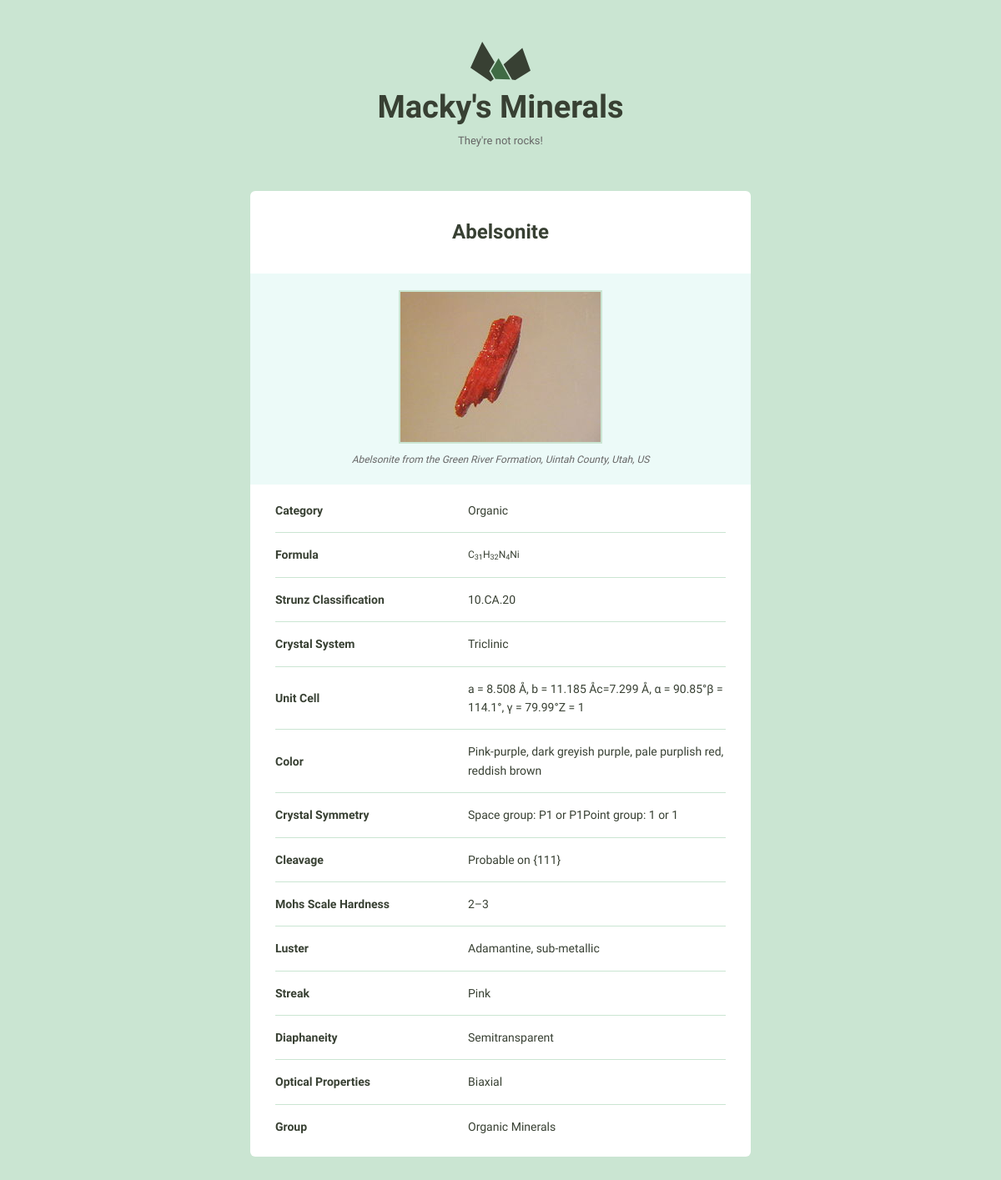
Page /detail/1/ on the committed database.
### minerals/models.py (models this page shows, shortened)
class Mineral(models.Model):
    name = models.CharField(max_length=255)
    image_filename = models.CharField(max_length=255, blank=True)
    image_caption = models.CharField(max_length=255, blank=True)
    category = models.CharField(max_length=255, blank=True)
    formula = models.CharField(max_length=255, blank=True)
    strunz_classification = models.CharField(max_length=255, blank=True)
    crystal_system = models.CharField(max_length=255, blank=True)
    unit_cell = models.CharField(max_length=255, blank=True)
    color = models.CharField(max_length=255, blank=True)
    crystal_symmetry = models.CharField(max_length=255, blank=True)
    cleavage = models.CharField(max_length=255, blank=True)
    mohs_scale_hardness = models.CharField(max_length=255, blank=True)
    luster = models.CharField(max_length=255, blank=True)
    streak = models.CharField(max_length=255, blank=True)
    diaphaneity = models.CharField(max_length=255, blank=True)
    optical_properties = models.CharField(max_length=255, blank=True)
    refractive_index = models.CharField(max_length=255,  blank=True)
    crystal_habit = models.CharField(max_length=255, blank=True)
    specific_gravity = models.CharField(max_length=255, blank=True)
    group = models.CharField(max_length=255, blank=True)

### minerals/views.py (the view)
# urls.py: url(r'detail/(?P<pk>\d+)/$', views.detail, name='detail'),
def detail(request, pk):
    mineral = get_object_or_404(Mineral, pk=pk)
    return render(request, 'detail.html', {'mineral': mineral})

### minerals/templates/detail.html (shortened to what this page needs)
{% extends "layout.html" %}
{% block content %}
    <div class="bounds bounds--small">
      <div class="grid-100">
        <a href="/">
          <h1 class="logo__name text-centered">Macky's Minerals</h1>
        </a>
        <p class="logo__text text-centered">They're not rocks!</p>
      </div>
    <div class="grid-100 mineral__container">
      <h1 class="mineral__name">{{ mineral.name|title }}</h1>
      <div class="mineral__image-bg">
        <img class="mineral__image" src="/static/images/{{ mineral.name }}.jpg")>
        <p class="mineral__caption">{{ mineral.image_caption }}</p>
      </div>
      <div class="mineral__table-container">
        <table class="mineral__table">
        {% if mineral.category %}
          <tr>
            <td class="mineral__category">{{ "category"|title }}</td>
            <td>{{ mineral.category }}</td>
          </tr>
        {% endif %}
        {% if mineral.formula %}
          <tr>
            <td class="mineral__category">{{ "formula"|title }}</td>
            <td class="mineral__formula">{{ mineral.formula|safe }}</td>
          </tr>
          {% endif %}
          {% if mineral.strunz_classification %}
          <tr>
            <td class="mineral__category">{{ "strunz classification"|title }}</td>
            <td>{{ mineral.strunz_classification }}</td>
          </tr>
          {% endif %}
          {% if mineral.crystal_system %}
          <tr>
            <td class="mineral__category">{{ "crystal system"|title }}</td>
            <td>{{ mineral.crystal_system }}</td>
          </tr>
          {% endif %}
          {% if mineral.unit_cell %}
          <tr>
            <td class="mineral__category">{{ "unit cell"|title }}</td>
            <td>{{ mineral.unit_cell }}</td>
          </tr>
          {% endif %}
          {% if mineral.color %}
          <tr>
            <td class="mineral__category">{{ "color"|title }}</td>
            <td>{{ mineral.color }}</td>
          </tr>
          {% endif %}
          {% if mineral.crystal_symmetry %}
          <tr>
            <td class="mineral__category">{{ "crystal symmetry"|title }}</td>
            <td>{{ mineral.crystal_symmetry }}</td>
          </tr>
          {% endif %}
          {% if mineral.cleavage %}
          <tr>
            <td class="mineral__category">{{ "cleavage"|title }}</td>
            <td>{{ mineral.cleavage }}</td>
          </tr>
          {% endif %}
          {% if mineral.mohs_scale_hardness %}
          <tr>
            <td class="mineral__category">{{ "mohs scale hardness"|title }}</td>
            <td>{{ mineral.mohs_scale_hardness }}</td>
          </tr>
          {% endif %}
          {% if mineral.luster %}
          <tr>
            <td class="mineral__category">{{ "luster"|title }}</td>
            <td>{{ mineral.luster }}</td>
          </tr>
          {% endif %}
          {% if mineral.streak %}
          <tr>
            <td class="mineral__category">{{ "streak"|title }}</td>
            <td>{{ mineral.streak }}</td>
          </tr>
          {% endif %}
          {% if mineral.diaphaneity %}
          <tr>
            <td class="mineral__category">{{ "diaphaneity"|title }}</td>
            <td>{{ mineral.diaphaneity }}</td>
          </tr>
          {% endif %}
          {% if mineral.optical_properties %}
          <tr>
            <td class="mineral__category">{{ "optical properties"|title }}</td>
            <td>{{ mineral.optical_properties }}</td>
          </tr>
          {% endif %}
          {% if mineral.group %}
          <tr>
            <td class="mineral__category">{{ "group"|title }}</td>
            <td>{{ mineral.group }}</td>
          </tr>
          {% endif %}
        </table>
      </div>
    </div>
  </div>
{% endblock %}

### minerals/templates/layout.html (shortened to what this page needs)
<!DOCTYPE html>
<html lang="en">
<head>
    <link rel="stylesheet" href="/static/css/global.css">
</head>
<body>
  {% block content %}
  {% endblock %}
</body>
</html>

### minerals/static/css/global.css (style rules this page uses)
html { font-family: sans-serif; -ms-text-size-adjust: 100%; -webkit-text-size-adjust: 100%; }
body { margin: 0; }
a { background-color: transparent; }
h1 { font-size: 2em; margin: 0.67em 0; }
sub { font-size: 75%; line-height: 0; position: relative; vertical-align: baseline; bottom: -0.25em; }
img { border: 0; }
svg:not(:root) { overflow: hidden; }
table { border-collapse: collapse; border-spacing: 0; }
td, th { padding: 0; }
html { font-size: 62.5%; }
body { background-color: #CAE5D2; font-size: 1.5em; line-height: 1.6; font-weight: 400; font-family: "Cousine"; color: #666; }
.bounds { max-width: 800px; margin: 0 auto; padding: 50px 0 150px; overflow: hidden; }
.bounds--small { max-width: 600px; padding: 50px 10px 150px; }
.grid, .grid-5, .grid-10, .grid-15, .grid-20, .grid-25, .grid-30, .grid-33, .grid-35, .grid-40, .grid-45, .grid-50, .grid-55, .grid-60, .grid-65, .grid-66, .grid-70, .grid-75, .grid-80, .grid-90, .grid-95, .grid-100 { float: left; box-sizing: border-box; position: relative; }
.grid-100 { width: 100%; padding: 0 15px; }
h1, h2, h3, h4, h5, h6 { margin-top: 0; margin-bottom: 2rem; font-weight: bold; font-family: "Work Sans", sans-serif; color: #384033; }
h1 { font-size: 3.8rem; }
@media (min-width: 550px) { h1 { font-size: 3.8rem; } }
p { margin-top: 0; font-size: 1.6rem; }
a { color: #689b98; text-decoration: none; -webkit-transition: color 0.2s; -moz-transition: color 0.2s; -ms-transition: color 0.2s; -o-transition: color 0.2s; transition: color 0.2s; }
th, td { padding: 15px; text-align: left; border-bottom: 1px solid #e1e1e1; }
th:first-child, td:first-child { padding-left: 0; }
th:last-child, td:last-child { padding-right: 0; }
table, p, ul { margin-bottom: 2.5rem; }
.text-centered { text-align: center; }
.logo { display: block; fill: #384033; position: relative; margin: 0 auto; width: 72px; }
.logo__name { margin-bottom: 0; }
.logo__text { margin-bottom: 50px; font-size: 13px; }
.mineral__container { background-color: #fff; border-radius: 6px; list-style: none; padding: 0; text-align: center; }
.mineral__name { display: block; width: 100%; margin: 0; font-size: 24px; padding: 30px 0 30px 0; }
.mineral__image { display: block; margin: 0 auto; border: solid 2px #CAE5D2; }
.mineral__image-bg { background-color: #ecfaf8; padding: 20px 0; }
.mineral__caption { font-size: 12px; font-style: italic; padding: 10px 0 0 0; margin: 0; }
.mineral__table { font-size: 14px; color: #384033; }
.mineral__table td { border-color: #CAE5D2; }
.mineral__table tr:last-of-type td { border-bottom: none; padding-bottom: 0; }
.mineral__table-container { padding: 5px 30px 0; }
.mineral__category { font-weight: bold; width: 40%; }
.mineral__formula { font-size: 12px; }

### rows in the picture
Mineral: name "Abelsonite", name (picture), image_caption "Abelsonite from the Green River Formation, Uintah County, Utah, US", category "Organic", formula "C 31 H 32 N 4 Ni", strunz_classification "10.CA.20", crystal_system "Triclinic", unit_cell "a = 8.508 Å, b = 11.185 Åc=7.299 Å, α = 90.85°β = 114.1°, γ = 79.99°Z = 1", color "Pink-purple, dark greyish purple, pale purplish red, reddish brown", crystal_symmetry "Space group: P1 or P1Point group: 1 or 1", cleavage "Probable on {111}", mohs_scale_hardness "2–3", luster "Adamantine, sub-metallic", streak "Pink", diaphaneity "Semitransparent", optical_properties "Biaxial", group "Organic Minerals"

### other values in the picture
{{ "category"|title }} "Category"
{{ "formula"|title }} "Formula"
{{ "strunz classification"|title }} "Strunz Classification"
{{ "crystal system"|title }} "Crystal System"
{{ "unit cell"|title }} "Unit Cell"
{{ "color"|title }} "Color"
{{ "crystal symmetry"|title }} "Crystal Symmetry"
{{ "cleavage"|title }} "Cleavage"
{{ "mohs scale hardness"|title }} "Mohs Scale Hardness"
{{ "luster"|title }} "Luster"
{{ "streak"|title }} "Streak"
{{ "diaphaneity"|title }} "Diaphaneity"
{{ "optical properties"|title }} "Optical Properties"
{{ "group"|title }} "Group"
